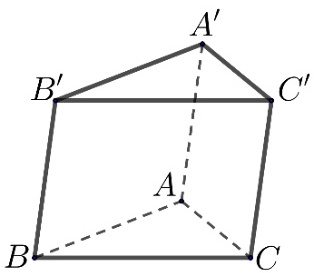
#> input picture media/07/83/0783299d7f63047660cf5b564245e6f0d81676bbe6a228ee35e559b2b291a8d3.jpg, 316 x 273 px
$ python -i remove_padding.py   (imports and definitions only)
#> lines starting #> are read from the running program, lines starting #| are printed output that depends on the picture; after the words box and inside, x2 and y2 are one past the last pixel; in counts of white or black regions, pixels touching at a corner belong together
#> further down, picture is the input picture: shape (273, 316, 3); mean B, G, R 242.1, 242.1, 242.1
import cv2
import numpy as np

def remove_white_padding(image_np: np.ndarray) -> np.ndarray:
    """
    Loại bỏ padding trắng xung quanh nội dung chính của ảnh.
    Nhận và trả về ảnh dưới dạng NumPy array (BGR).

    Args:
        image_np (np.ndarray): Ảnh đầu vào dưới dạng NumPy (BGR).

    Returns:
        np.ndarray: Ảnh đã được crop bỏ padding trắng.
    """
    if image_np is None or image_np.size == 0:
        return image_np

    # 1. Convert to grayscale
    gray = cv2.cvtColor(image_np, cv2.COLOR_BGR2GRAY)

    # 2. Invert the image: white → 0, text/dark → 255
    _, thresh = cv2.threshold(gray, 240, 255, cv2.THRESH_BINARY_INV)
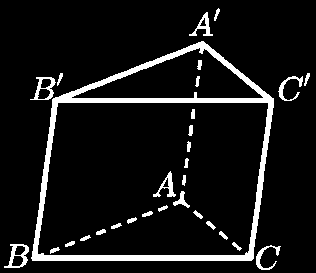
#> thresh: shape (273, 316); 8.7% white; 30 white regions

    # 3. Find contours
    contours, _ = cv2.findContours(thresh, cv2.RETR_EXTERNAL, cv2.CHAIN_APPROX_SIMPLE)
#> contours = 9 contours; largest, box (x1, y1, x2, y2) and area: (31, 41, 274, 261) 41949, (4, 244, 29, 268) 355, (30, 77, 56, 100) 344, (189, 12, 213, 36) 162, (256, 245, 281, 270) 123

    if not contours:
        return image_np  # No content found

    # 4. Find bounding box around all contours
    all_contours = np.vstack(contours)
#> all_contours = contour of 532 points, box (x1, y1, x2, y2) (4, 8, 310, 270), area 2332
    x, y, w, h = cv2.boundingRect(all_contours)
#> x = 4; y = 8; w = 306; h = 262

    # 5. Crop and return
    cropped = image_np[y:y+h, x:x+w]
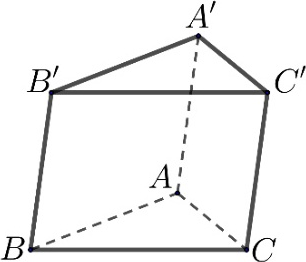
#> cropped: shape (262, 306, 3); mean B, G, R 241.1, 241.1, 241.1
    return cropped

>>> import cv2
>>> picture = cv2.imread('../../media/07/83/0783299d7f63047660cf5b564245e6f0d81676bbe6a228ee35e559b2b291a8d3.jpg')
>>> result = remove_white_padding(picture)
